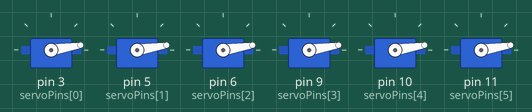
This sketch was run on a simulated Arduino Uno, built with avr-gcc and run on an emulated ATmega328P. On the bench: 6 × servo.

Above: at 0.1 s.
At 0.7 s:
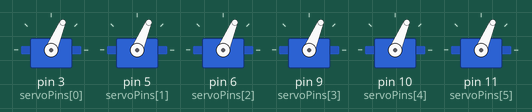
At 1.3 s:
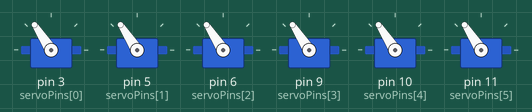
At 1.9 s:
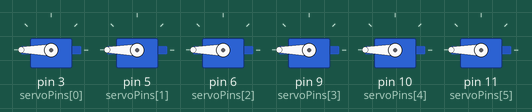
At 3.9 s:
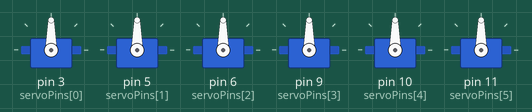
Timing chart, 0 to 5.4 s (numbered marks = the images above):
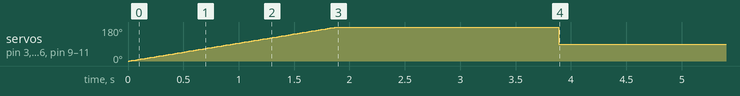

The sketch:

SixServoMotors.ino
```cpp
#include <Servo.h>

// Define 6 servo objects globally
Servo servos[6];

// Define the pins for the servos
int servoPins[] = {3, 5, 6, 9, 10, 11}; // Adjust pins if needed

void setup() {
  // Attach the servos to the pins
  for (int i = 0; i < 6; i++) {
    servos[i].attach(servoPins[i]);
  }

  // Sweep each servo for 2 seconds
  sweepServos();

  // After 2 seconds, set all servos to 90 degrees
  holdServosAt90();
}

void loop() {
  // Nothing needed here, everything runs in setup
}

// Sweep all servos from 0 to 180 degrees and back
void sweepServos() {
  for (int angle = 0; angle <= 180; angle++) {
    for (int i = 0; i < 6; i++) {
      servos[i].write(angle);  // Move servo to the angle
    }
    delay(10);  // Delay to make the sweep visible
  }
  delay(2000);  // Wait for 2 seconds before holding position
}

// Hold all servos at 90 degrees
void holdServosAt90() {
  for (int i = 0; i < 6; i++) {
    servos[i].write(90);  // Set each servo to 90 degrees
  }
}
```

Measured:
- by itself, servo on pin 3 (servoPins[0]), servo on pin 5 (servoPins[1]), servo on pin 6 (servoPins[2]), servo on pin 9 (servoPins[3]), servo on pin 10 (servoPins[4]), servo on pin 11 (servoPins[5]): rises from 0° to 180° in 1.9 s, then falls to 90° in 2.0 s
